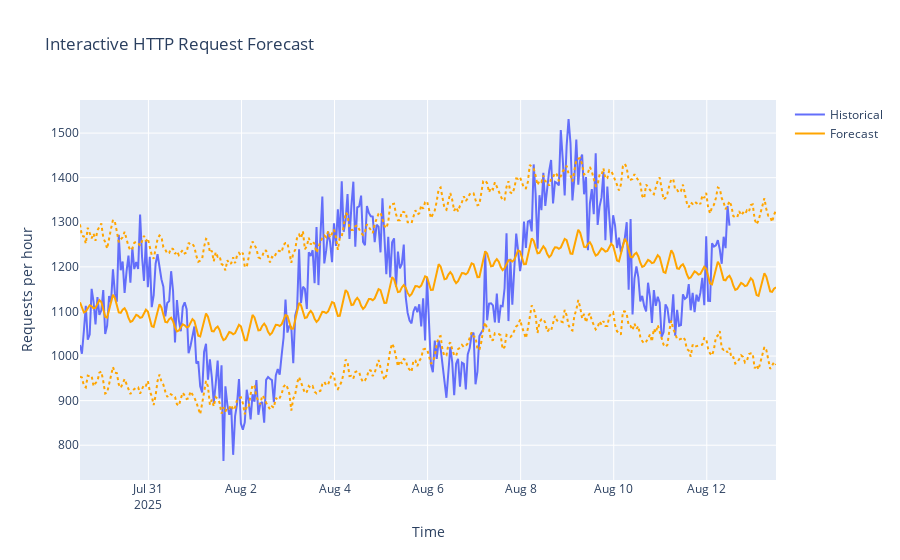

The code cell stored with this chart in its notebook:
### Markdown cell above
**Can model training improve residuals?**

Yes, you can often improve prediction accuracy and reduce residuals by:

- **Increasing training data:** More historical data helps Prophet learn seasonality and trends better.
- **Tuning model parameters:** Add custom seasonality (e.g., daily, weekly), adjust changepoint settings, or try different growth options.
- **Reducing noise in data:** If possible, use cleaner data or apply smoothing.
- **Feature engineering:** Add holidays, events, or other relevant regressors if available.

Try retraining the model with more data or adjusted parameters and compare the new residual plot. This should result in more points closer to zero, indicating better predictions.

### Code cell
# Interactive Plot: Plotly line chart for historical and forecasted data
try:
    import plotly.graph_objs as go
    from plotly.subplots import make_subplots
    import nbformat
    from packaging.version import Version

    if Version(nbformat.__version__) < Version('4.2.0'):
        raise ImportError('nbformat>=4.2.0 is required for Plotly rendering in notebooks.')

    fig = make_subplots(specs=[[{'secondary_y': False}]])
    fig.add_trace(go.Scatter(x=df['ds'], y=df['y'], mode='lines', name='Historical'))
    fig.add_trace(go.Scatter(x=forecast['ds'], y=forecast['yhat'], mode='lines', name='Forecast', line=dict(color='orange')))
    fig.add_trace(go.Scatter(x=forecast['ds'], y=forecast['yhat_upper'], mode='lines', name='Upper Bound', line=dict(color='orange', dash='dot'), showlegend=False))
    fig.add_trace(go.Scatter(x=forecast['ds'], y=forecast['yhat_lower'], mode='lines', name='Lower Bound', line=dict(color='orange', dash='dot'), showlegend=False))
    fig.update_layout(title='Interactive HTTP Request Forecast', xaxis_title='Time', yaxis_title='Requests per hour')
    fig.show()
except ImportError as e:
    print('Plotly interactive rendering requires nbformat>=4.2.0. Please run !pip install nbformat --upgrade and restart the kernel.')
    print('Error:', e)

### Figure 1 — Plotly figure (JSON) as saved in the notebook; plotly's stock layout.template omitted (floating-point values rounded to 4 significant figures; data arrays with more than 128 entries replaced by an {"elided": "..."} marker saying what was removed)
{"data": [{"mode": "lines", "name": "Historical", "type": "scatter", "x": {"elided": "336 str values"}, "y": {"elided": "336 float values"}}, {"line": {"color": "orange"}, "mode": "lines", "name": "Forecast", "type": "scatter", "x": {"elided": "360 str values"}, "y": {"elided": "360 float values"}}, {"line": {"color": "orange", "dash": "dot"}, "mode": "lines", "name": "Upper Bound", "showlegend": false, "type": "scatter", "x": {"elided": "360 str values"}, "y": {"elided": "360 float values"}}, {"line": {"color": "orange", "dash": "dot"}, "mode": "lines", "name": "Lower Bound", "showlegend": false, "type": "scatter", "x": {"elided": "360 str values"}, "y": {"elided": "360 float values"}}], "layout": {"title": {"text": "Interactive HTTP Request Forecast"}, "xaxis": {"anchor": "y", "domain": [0, 1], "title": {"text": "Time"}}, "yaxis": {"anchor": "x", "domain": [0, 1], "title": {"text": "Requests per hour"}}}}
